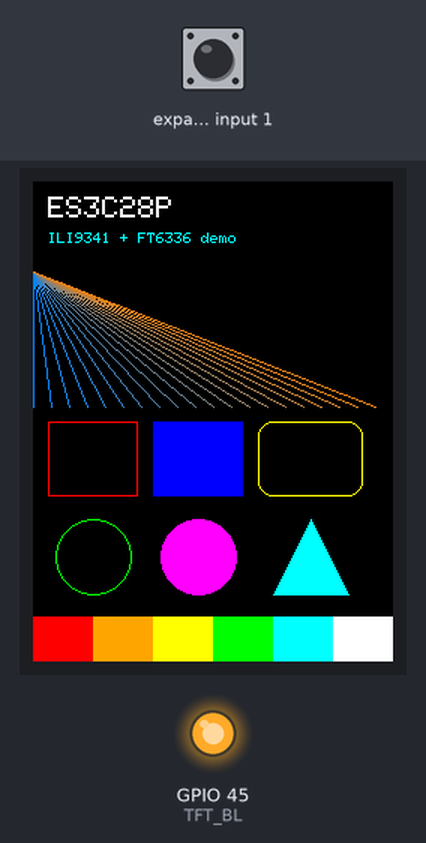
A sketch run on a simulated ESP32-S3. Shown: 240×320 colour display, output pins drawn as LEDs (lit = HIGH). Wiring (inferred from the names in the program): PCF8574 port expander at I2C address 0x38. The inputs (shaded band) are chosen by the test bench; at power-on: expander input 1 HIGH. Pins used as bus, display or sensor lines are not drawn; what the sketch prints to the serial monitor is not drawn.

Above: at 0.8 s.
At 3.4 s:
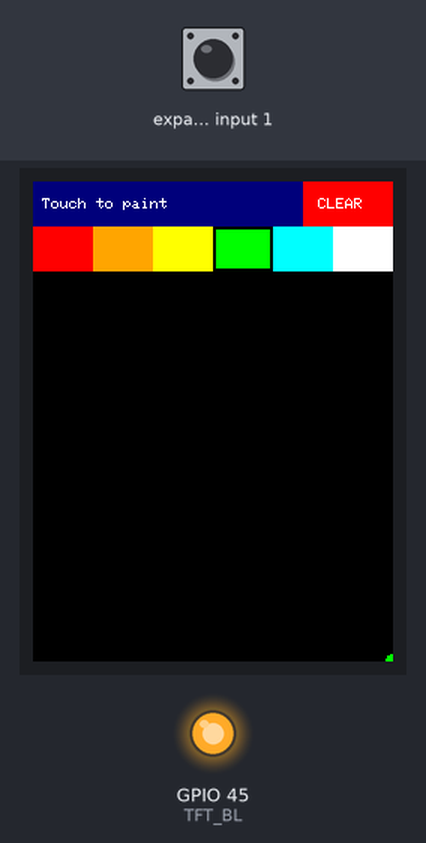

The sketch:

ES3C28P_demo.ino
```cpp
/*
 * ES3C28P_demo  -  Graphics + capacitive-touch demo for the ES3C28P board.
 *
 * Board : ES3C28P  (ESP32-S3-WROOM-1, N16R8 - 16MB flash / 8MB PSRAM, USB-C)
 * Screen: 2.8" IPS, 240x320, ILI9341V driver, 4-wire SPI
 * Touch : FT6336G capacitive controller, I2C (5-point), addr 0x38
 *
 * Libraries (installed locally under ./.arduino/user/libraries by the Makefile):
 *   - Adafruit GFX Library
 *   - Adafruit ILI9341
 *   - Adafruit BusIO
 *
 * The FT6336 touch controller is read directly over I2C (its register map is
 * trivial and many ready-made libraries reject the "G" silicon on a chip-ID
 * check), so no extra touch library is required.
 *
 * Demo: on boot it runs a short graphics showcase, then drops into a simple
 * finger-paint app with a color palette and a CLEAR button.
 */

#include <SPI.h>
#include <Wire.h>
#include <Adafruit_GFX.h>
#include <Adafruit_ILI9341.h>

// ---------------------------------------------------------------------------
// Pin map (see board datasheet / lcdwiki E32C28P page)
// ---------------------------------------------------------------------------
// Display - SPI
#define TFT_SCLK 12
#define TFT_MOSI 11
#define TFT_MISO 13
#define TFT_CS   10
#define TFT_DC   46
#define TFT_RST  -1   // RST is tied to the ESP32-S3 reset line; no GPIO control
#define TFT_BL   45   // backlight, active HIGH

// Touch - I2C (FT6336G)
#define TOUCH_SDA  16
#define TOUCH_SCL  15
#define TOUCH_INT  17
#define TOUCH_RST  18
#define FT6336_ADDR 0x38

// If touch axes come out mirrored on your panel, flip these to 1.
#define TOUCH_FLIP_X 0
#define TOUCH_FLIP_Y 0

// ---------------------------------------------------------------------------
// Globals
// ---------------------------------------------------------------------------
Adafruit_ILI9341 tft = Adafruit_ILI9341(&SPI, TFT_DC, TFT_CS, TFT_RST);

// Screen is used in portrait (rotation 0): 240 wide x 320 tall.
const int16_t SCREEN_W = 240;
const int16_t SCREEN_H = 320;

// UI layout
const int16_t TITLE_H   = 30;   // title bar height
const int16_t PALETTE_H = 30;   // palette row height
const int16_t CANVAS_Y  = TITLE_H + PALETTE_H;   // canvas starts here (60)
const int16_t CLEAR_W   = 60;   // CLEAR button width (top-right of title bar)

// Color palette (6 swatches across the 240px-wide row = 40px each)
const uint16_t PALETTE[6] = {
  ILI9341_RED, ILI9341_ORANGE, ILI9341_YELLOW,
  ILI9341_GREEN, ILI9341_CYAN, ILI9341_WHITE
};
const int16_t SWATCH_W = SCREEN_W / 6;   // 40px

uint16_t brushColor = ILI9341_GREEN;
const int16_t BRUSH_R = 4;

// ---------------------------------------------------------------------------
// FT6336 capacitive touch  (direct I2C reads)
// ---------------------------------------------------------------------------
void touchReset() {
  pinMode(TOUCH_RST, OUTPUT);
  digitalWrite(TOUCH_RST, LOW);
  delay(10);
  digitalWrite(TOUCH_RST, HIGH);
  delay(300);                 // controller boot time
}

// Returns true and fills *x,*y (in screen pixels) when a finger is present.
bool getTouch(uint16_t *x, uint16_t *y) {
  uint8_t buf[5];

  Wire.beginTransmission(FT6336_ADDR);
  Wire.write(0x02);                              // start at TD_STATUS
  if (Wire.endTransmission(false) != 0) return false;
  if (Wire.requestFrom((int)FT6336_ADDR, 5) != 5) return false;
  for (int i = 0; i < 5; i++) buf[i] = Wire.read();

  uint8_t touches = buf[0] & 0x0F;               // number of active points
  if (touches == 0 || touches > 5) return false;

  uint16_t rawX = ((uint16_t)(buf[1] & 0x0F) << 8) | buf[2];   // P1 X (0..239)
  uint16_t rawY = ((uint16_t)(buf[3] & 0x0F) << 8) | buf[4];   // P1 Y (0..319)

#if TOUCH_FLIP_X
  rawX = SCREEN_W - 1 - rawX;
#endif
#if TOUCH_FLIP_Y
  rawY = SCREEN_H - 1 - rawY;
#endif

  if (rawX >= SCREEN_W) rawX = SCREEN_W - 1;
  if (rawY >= SCREEN_H) rawY = SCREEN_H - 1;
  *x = rawX;
  *y = rawY;
  return true;
}

// ---------------------------------------------------------------------------
// Graphics showcase (runs once at boot)
// ---------------------------------------------------------------------------
void graphicsShowcase() {
  tft.fillScreen(ILI9341_BLACK);

  // Title
  tft.setTextColor(ILI9341_WHITE);
  tft.setTextSize(2);
  tft.setCursor(10, 10);
  tft.println("ES3C28P");
  tft.setTextSize(1);
  tft.setCursor(10, 34);
  tft.setTextColor(ILI9341_CYAN);
  tft.println("ILI9341 + FT6336 demo");

  // Lines fanning out
  for (int16_t x = 0; x < SCREEN_W; x += 12)
    tft.drawLine(0, 60, x, 150, tft.color565(x % 256, 128, 255 - (x % 256)));

  // Shapes
  tft.drawRect(10, 160, 60, 50, ILI9341_RED);
  tft.fillRect(80, 160, 60, 50, ILI9341_BLUE);
  tft.drawRoundRect(150, 160, 70, 50, 10, ILI9341_YELLOW);

  tft.drawCircle(40, 250, 25, ILI9341_GREEN);
  tft.fillCircle(110, 250, 25, ILI9341_MAGENTA);
  tft.fillTriangle(160, 275, 185, 225, 210, 275, ILI9341_CYAN);

  // Color bars
  for (int i = 0; i < 6; i++)
    tft.fillRect(i * SWATCH_W, 290, SWATCH_W, 30, PALETTE[i]);

  delay(2500);
}

// ---------------------------------------------------------------------------
// Paint UI
// ---------------------------------------------------------------------------
void drawUI() {
  tft.fillScreen(ILI9341_BLACK);

  // Title bar
  tft.fillRect(0, 0, SCREEN_W, TITLE_H, ILI9341_NAVY);
  tft.setTextColor(ILI9341_WHITE);
  tft.setTextSize(1);
  tft.setCursor(6, 11);
  tft.print("Touch to paint");

  // CLEAR button (top-right)
  tft.fillRect(SCREEN_W - CLEAR_W, 0, CLEAR_W, TITLE_H, ILI9341_RED);
  tft.setTextColor(ILI9341_WHITE);
  tft.setCursor(SCREEN_W - CLEAR_W + 10, 11);
  tft.print("CLEAR");

  // Palette row
  for (int i = 0; i < 6; i++) {
    tft.fillRect(i * SWATCH_W, TITLE_H, SWATCH_W, PALETTE_H, PALETTE[i]);
  }
  highlightBrush();
}

// Draw a marker around the swatch matching the current brush color.
void highlightBrush() {
  for (int i = 0; i < 6; i++) {
    uint16_t border = (PALETTE[i] == brushColor) ? ILI9341_BLACK : PALETTE[i];
    tft.drawRect(i * SWATCH_W, TITLE_H, SWATCH_W, PALETTE_H, border);
    tft.drawRect(i * SWATCH_W + 1, TITLE_H + 1, SWATCH_W - 2, PALETTE_H - 2, border);
  }
}

void clearCanvas() {
  tft.fillRect(0, CANVAS_Y, SCREEN_W, SCREEN_H - CANVAS_Y, ILI9341_BLACK);
}

// ---------------------------------------------------------------------------
// Arduino entry points
// ---------------------------------------------------------------------------
void setup() {
  Serial.begin(115200);
  delay(200);
  Serial.println("\nES3C28P graphics + touch demo");

  // Backlight on
  pinMode(TFT_BL, OUTPUT);
  digitalWrite(TFT_BL, HIGH);

  // SPI with the board's custom pins. Calling SPI.begin() with explicit pins
  // first means Adafruit's later no-arg begin() is a no-op and keeps our pins.
  SPI.begin(TFT_SCLK, TFT_MISO, TFT_MOSI, TFT_CS);

  tft.begin();
  tft.setRotation(0);                 // portrait, 240x320

  // I2C + touch controller
  Wire.begin(TOUCH_SDA, TOUCH_SCL);
  Wire.setClock(400000);
  touchReset();

  graphicsShowcase();
  drawUI();
}

void loop() {
  uint16_t x, y;
  if (getTouch(&x, &y)) {
    Serial.printf("touch  x=%u  y=%u\n", x, y);

    if (y < TITLE_H) {
      // Title bar: only the CLEAR button is active
      if (x >= SCREEN_W - CLEAR_W) {
        clearCanvas();
        delay(200);                   // simple debounce so one tap = one clear
      }
    } else if (y < CANVAS_Y) {
      // Palette row: pick a brush color
      int idx = x / SWATCH_W;
      if (idx >= 0 && idx < 6) {
        brushColor = PALETTE[idx];
        highlightBrush();
        delay(150);
      }
    } else {
      // Canvas: paint
      tft.fillCircle(x, y, BRUSH_R, brushColor);
    }
  }
  delay(5);
}
```

Measured:
- what the display in image 0 shows lasts 2.6 s, from 0.8 s to 3.4 s
